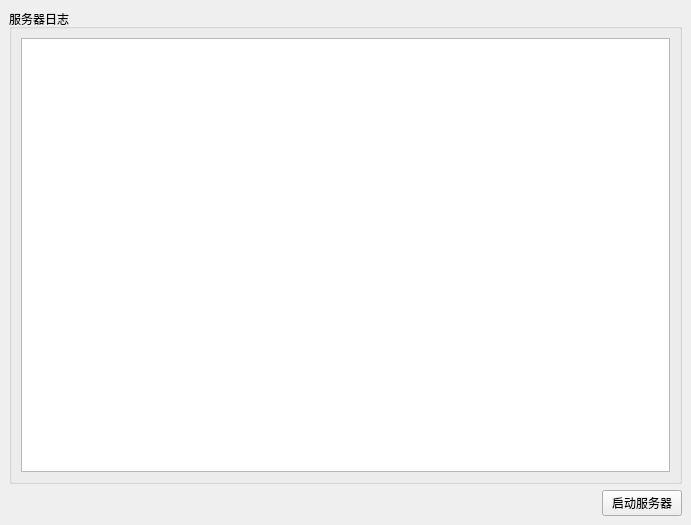
<?xml version="1.0" encoding="UTF-8"?>
<ui version="4.0">
 <class>MainWindow</class>
 <widget class="QMainWindow" name="MainWindow">
  <property name="geometry">
   <rect>
    <x>0</x>
    <y>0</y>
    <width>691</width>
    <height>525</height>
   </rect>
  </property>
  <property name="windowTitle">
   <string>服务器</string>
  </property>
  <widget class="QWidget" name="centralwidget">
   <layout class="QVBoxLayout" name="verticalLayout_2">
    <item>
     <widget class="QGroupBox" name="groupBox">
      <property name="title">
       <string>服务器日志</string>
      </property>
      <layout class="QVBoxLayout" name="verticalLayout">
       <item>
        <widget class="QPlainTextEdit" name="logEditor"/>
       </item>
      </layout>
     </widget>
    </item>
    <item>
     <layout class="QHBoxLayout" name="horizontalLayout">
      <item>
       <spacer name="horizontalSpacer">
        <property name="orientation">
         <enum>Qt::Horizontal</enum>
        </property>
        <property name="sizeHint" stdset="0">
         <size>
          <width>40</width>
          <height>20</height>
         </size>
        </property>
       </spacer>
      </item>
      <item>
       <widget class="QPushButton" name="startStopButton">
        <property name="text">
         <string>启动服务器</string>
        </property>
       </widget>
      </item>
     </layout>
    </item>
   </layout>
  </widget>
 </widget>
 <resources/>
 <connections/>
</ui>
